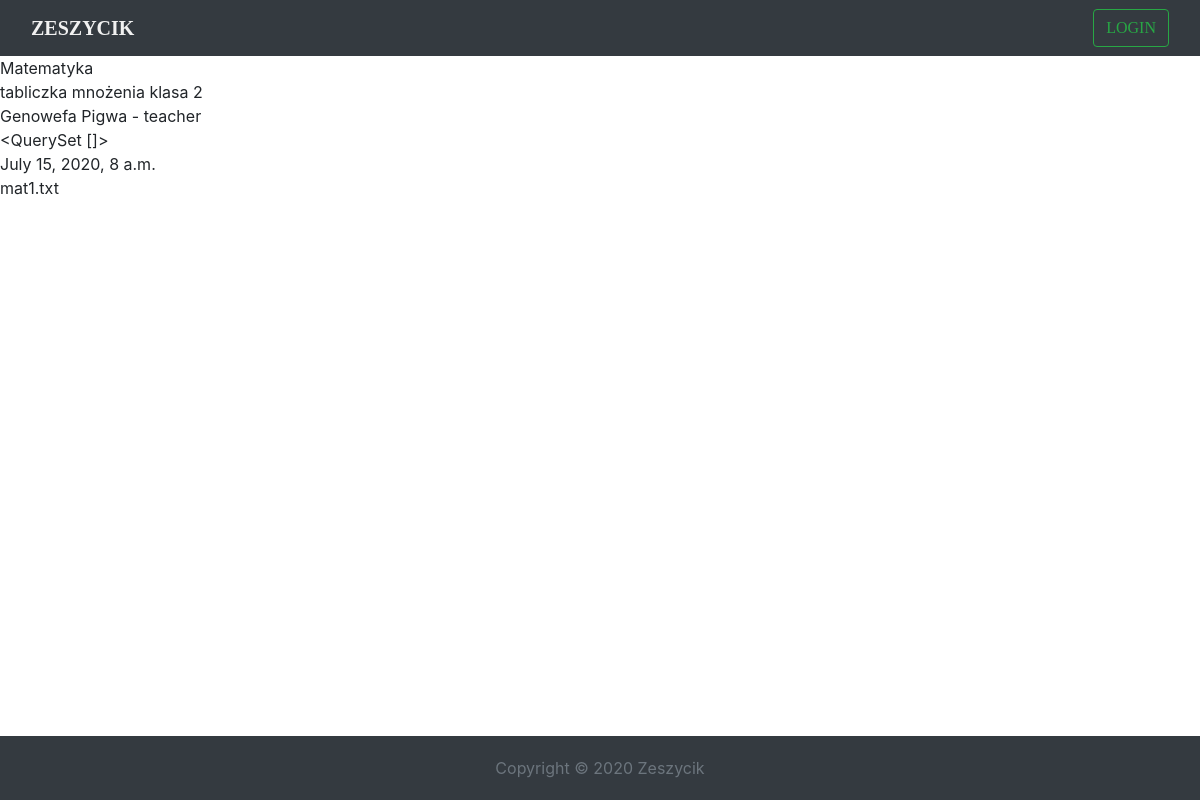
Page /lesson/detail/1 on the committed database.
### school/models.py (models this page shows, shortened)
class Lesson(models.Model):
    name = models.CharField(max_length=150, unique=True, blank=False)
    description = models.TextField()
    teacher = models.ForeignKey(SchoolUser, on_delete=models.SET_NULL, null=True, blank=True, related_name='teacher')
    date = models.DateTimeField(default=timezone.now)
    data = models.FileField(blank=True, null=True)
    students = models.ManyToManyField(SchoolUser, null=True, blank=True, related_name='students')

class SchoolUser(models.Model):
    USERS_KIND = [
        ('administrator', 'Dyrektor'),
        ('teacher', 'Nauczyciel'),
        ('student', 'Uczeń')
    ]
    user = models.OneToOneField(User, on_delete=models.CASCADE, null=True, blank=True)
    permissions = models.CharField(choices=USERS_KIND, max_length=15)
    grades = models.CharField(max_length=150, default='')
    def __str__(self):
        return f'{self.user.first_name} {self.user.last_name} - {self.permissions}'

### school/views.py (the view)
# urls.py: path('lesson/detail/<pk>', LessonsDetailView.as_view(), name='lesson_detail'),
class LessonsDetailView(DetailView):
    template_name = 'lessons_detail.html'
    model = Lesson
    context_object_name = 'lesson'

### school/templates/lessons_detail.html
{% extends 'index.html' %}
{% load static %}
{% block content %}
    {{ lesson.name }}<br>
    {{ lesson.description }}<br>
    {{ lesson.teacher }}<br>
    {{ lesson.students.get_queryset }} <br>
    {{ lesson.date }}<br>
    {{ lesson.data }}<br>
{% endblock content %}

### static/css/index.css (style rules this page uses)
body { margin-top: 70px; background-attachment: fixed; background-size: 100%; font-size: 16px; }

### rows in the picture
Lesson: name "Matematyka", description "tabliczka mnożenia klasa 2", teacher "Genowefa Pigwa - teacher", students.get_queryset "<QuerySet []>", date "July 15, 2020, 8 a.m.", data "mat1.txt"
